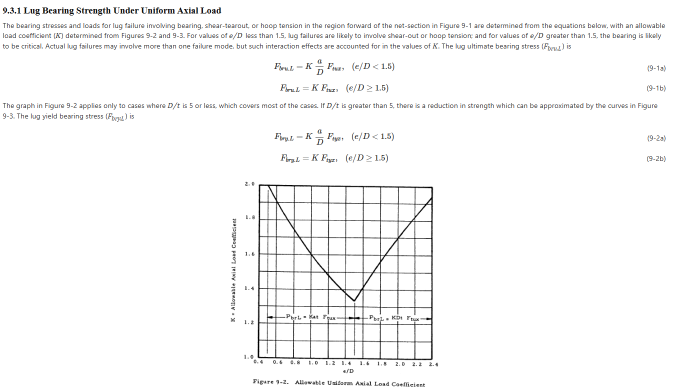
#> input picture tools/digitize/source/afsam_fig9_2_page.png, 1347 x 780 px (shown at 1/2 size)
$ python dig_simple.py
#> lines starting #> are read from the running program, lines starting #| are printed output that depends on the picture
### tools/digitize/digitize_common.py
"""Helpers to digitize curves from scanned charts (AFSAM Section 9 figures).

The approach is deliberately simple and auditable:
1. the axes are calibrated from the pixel positions of the chart's own grid lines;
2. for every pixel column, the centres of the dark runs (curve pixels) are found, with the grid-line
   rows / columns masked out;
3. the runs are assigned to curves figure by figure (see digitize_afsam.py);
4. the result is drawn back over the original scan in colour (overlay images) for visual checking.
"""
import numpy as np
from PIL import Image, ImageDraw


class Axis:
    """Pixel <-> value mapping, piecewise linear through the chart's grid lines.

    Axis(p0, v0, p1, v1) for two points, or Axis.grid([(pixel, value), ...]) for every grid line, which
    absorbs small scan distortions.
    """

    def __init__(self, p0, v0, p1, v1):
        self.P = np.array([p0, p1], float)
        self.V = np.array([v0, v1], float)
        self._sort()

    # [7 lines left out: function grid, not called in this run]

    def _sort(self):
        o = np.argsort(self.P)
        self.P, self.V = self.P[o], self.V[o]

    def val(self, p):
        p = np.asarray(p, float)
        return np.interp(p, self.P, self.V, left=None, right=None) if self.P.size > 2 else \
            self.V[0] + (p - self.P[0]) * (self.V[1] - self.V[0]) / (self.P[1] - self.P[0])

    def pix(self, v):
        v = np.asarray(v, float)
        o = np.argsort(self.V)
        if self.P.size > 2:
            return np.interp(v, self.V[o], self.P[o])
        return self.P[0] + (v - self.V[0]) * (self.P[1] - self.P[0]) / (self.V[1] - self.V[0])


def load(path):
#> called with path = 'source/afsam_fig9_2_page.png'
    return np.array(Image.open(path).convert("L")).astype(int)
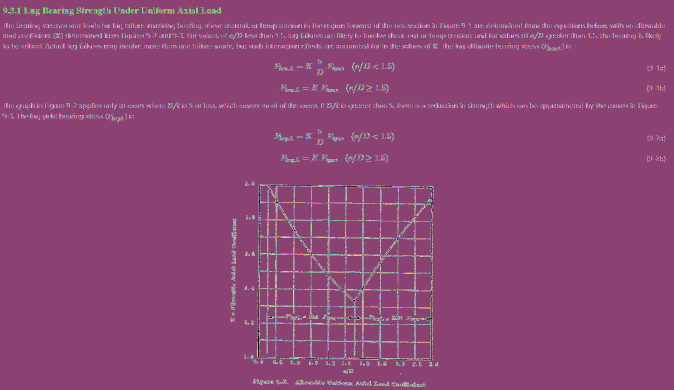
#> returned value: shape (780, 1347) int64 (shown at 1/2 size); 256 distinct labels, from 0 to 255; one colour per label, 0 black


def column_runs(img, x, y_top, y_bot, thr=120, mask_rows=(), min_len=1):
    """Centres of dark runs in column x between y_top and y_bot, skipping masked rows."""
    col = img[y_top:y_bot + 1, x] < thr
    for r in mask_rows:
        if y_top <= r <= y_bot:
            col[r - y_top] = False
    runs, start = [], None
    for i, v in enumerate(col):
        if v and start is None:
            start = i
        if not v and start is not None:
            if i - start >= min_len:
                runs.append((y_top + (start + i - 1) / 2, i - start))
            start = None
    if start is not None:
        runs.append((y_top + (start + len(col) - 1) / 2, len(col) - start))
    return runs


def expand(rows, pad=1):
#> called with pad = 2
    out = set()
    for r in rows:
        for k in range(-pad, pad + 1):
            out.add(r + k)
    return sorted(out)


def overlay(path, out, curves, xax, yax, colors=None, dot=1.6, crop=None):
    """Draw digitized curves (list of (label, xs, ys)) over the scan."""
    im = Image.open(path).convert("RGB")
    dr = ImageDraw.Draw(im)
    pal = colors or ["#E00000", "#0070C0", "#00A000", "#C000C0", "#FF8000", "#008080", "#7030A0", "#A05000",
                     "#FF0080", "#0000FF", "#00C0C0", "#808000", "#C00060", "#406000"]
    for i, (lab, xs, ys) in enumerate(curves):
        c = pal[i % len(pal)]
        for x, y in zip(xs, ys):
            if y is None or np.isnan(y):
                continue
            px, py = xax.pix(x), yax.pix(y)
            dr.ellipse((px - dot, py - dot, px + dot, py + dot), fill=c)
    if crop:
        im = im.crop(crop)
    im.save(out)


# [9 lines left out: function despike, not called in this run]

### tools/digitize/dig_simple.py
import numpy as np, sys
sys.path.insert(0,'.')
from digitize_common import *
SRC='source/'

def thick_runs(img,x,ytop,ybot,minlen=3,thr=120):
    return [r for r in column_runs(img,x,ytop,ybot,thr) if r[1]>=minlen]

def fig9_2():
    img=load(SRC+'afsam_fig9_2_page.png')
    X=Axis(518,0.4,863.5,2.4); Y=Axis(372.5,2.0,717,1.0)
    vgrid=expand([518,535,551,587,621,656,690,725,760,795,829,863],2)
    px,py=[],[]
    for x in range(520,862):
        if x in vgrid: continue
        rs=thick_runs(img,x,368,700)
        rs=[r for r in rs if r[1]<40]
        if rs:
            r=max(rs,key=lambda r:r[1]); px.append(x); py.append(r[0])
#> this loop made 342 passes
#> r on passes 2 to 13: (370, 3), (370, 3), (370, 3), (370, 3), (370, 3), (370, 3), (370, 3), (370, 3), (370, 3), (370, 3), (370, 3), (370, 3)
#> rs on passes 19 to 24: [(372.5, 8), (634, 3)], [(370, 3), (376, 5), (634, 3)], [(370, 3), (377.5, 4), (634.5, 4)], [(379, 5), (634, 5)], [(381, 5), (634, 5)], [(370, 3), (383, 5), (634, 5)]
#> after the loop, px = 290 values from 521 to 860; py = 290 values, max 639 at index 263, min 370 at index 0, mean 493.5
    return X.val(np.array(px)), Y.val(np.array(py)), X, Y
#> in val, `p = np.asarray(p, float)`: p = 290 values from 521 to 860

def fig9_8():
    img=load(SRC+'afsam_fig9_8_page.png')
    X=Axis(478.5,0.0,903.5,1.6); Y=Axis(752,0.0,542,1.6)
    vgrid=expand([478,531,586,639,691,744,798,852,903],2)
    up,lo=([],[]),([],[])
    for x in range(481,880):
        if x in vgrid: continue
        rs=[r for r in thick_runs(img,x,545,750) if r[1]<30]
        if not rs: continue
        if len(rs)==1:
            for t in (up,lo): t[0].append(x); t[1].append(rs[0][0])
        else:
            rs=sorted(rs,key=lambda r:r[0])
            up[0].append(x); up[1].append(rs[0][0]); lo[0].append(x); lo[1].append(rs[-1][0])
    f=lambda t:(X.val(np.array(t[0])),Y.val(np.array(t[1])))
    return f(up),f(lo),X,Y

if __name__=='__main__':
    x,y,X,Y=fig9_2(); print('9-2', len(x), x.min(), x.max())
#> after `x, y, X, Y = fig9_2()`: x = 290 values from 0.417 to 2.38; y = 290 values, max 2.01 at index 0, min 1.23 at index 263, mean 1.65
    for v in (0.5,1.0,1.25,1.5,2.0,2.35): print(v, round(float(np.interp(v,x,y)),3))
#> this loop made 6 passes
#| 0.5 2.003
#| 1.0 1.609
#| 1.25 2.001
#| 1.5 1.335
#| 2.0 1.693
#| 2.35 1.903
    overlay(SRC+'afsam_fig9_2_page.png','/tmp/ov92.png',[('K',x,y)],X,Y,crop=(470,350,900,740))
#> the loop in overlay, `for i, (lab, xs, ys) in enumerate(curves):` made 1 pass
#> in overlay, `im = im.crop(crop)`:
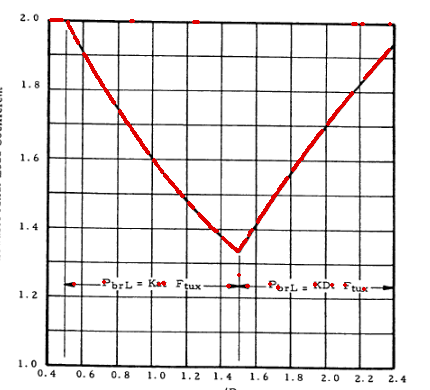
#> im: PIL image 430x390 RGB; mean R, G, B 235.7, 232.8, 232.8
    (xu,yu),(xl,yl),X,Y=fig9_8(); print('9-8',len(xu), xu.min(),xu.max())
#> call 2 of load, with path = 'source/afsam_fig9_8_page.png'
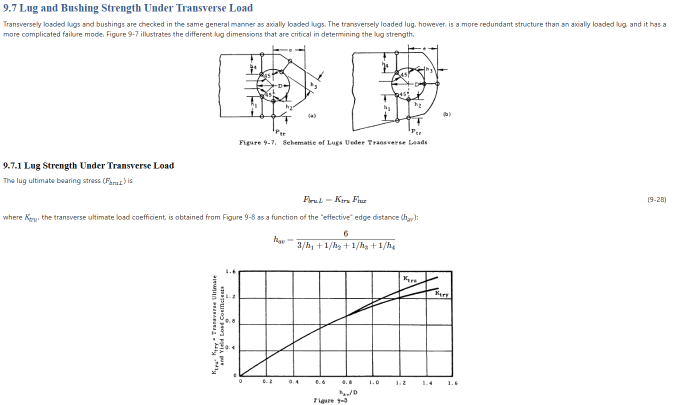
#> input picture tools/digitize/source/afsam_fig9_8_page.png, 1347 x 809 px (shown at 1/2 size)
#> in load (call 2), `return np.array(Image.open(path).convert("L")).astype(int)`:
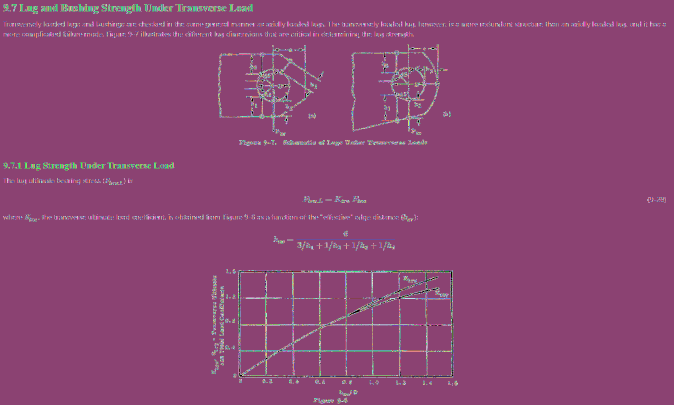
#> returned value: shape (809, 1347) int64 (shown at 1/2 size); 256 distinct labels, from 0 to 255; one colour per label, 0 black
    for v in (0.1,0.4,0.8,1.0,1.2,1.4,1.5): print(v, round(float(np.interp(v,xu,yu)),3), round(float(np.interp(v,xl,yl)),3))
#> this loop made 7 passes
#| 0.1 0.13 0.13
#| 0.4 0.503 0.503
#| 0.8 0.912 0.912
#| 1.0 1.089 1.089
#| 1.2 1.253 1.191
#| 1.4 1.444 1.297
#| 1.5 1.25 1.25
    overlay(SRC+'afsam_fig9_8_page.png','/tmp/ov98.png',[('u',xu,yu),('y',xl,yl)],X,Y,crop=(440,520,920,780))
#> call 2 of overlay, with path = 'source/afsam_fig9_8_page.png', out = '/tmp/ov98.png', dot = 1.6, crop = (440, 520, 920, 780)
#> in overlay (call 2), `im = im.crop(crop)`:
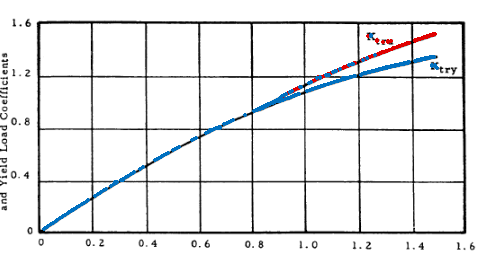
#> im: PIL image 480x260 RGB; mean R, G, B 235.3, 236, 237
